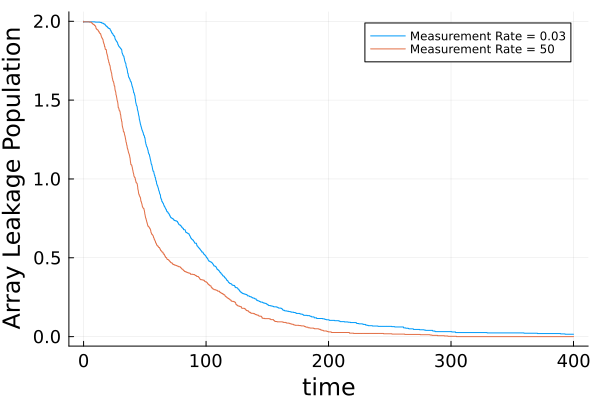

Write Julia code to recreate this figure.
using JLD2
using Plots

function make_plot()
    path = @__DIR__
    plotinfo = load(joinpath(dirname(path), "data.jld2"), "plotinfo")
    pl = plot(dpi = 300,
    xlabel = "time", 
    ylabel = "Array Leakage Population", 
    # ylims = (10^-5, 1)
    )
    Plots.scalefontsizes(1.5)
    for line in values(plotinfo.lines)
        gamma = parse(Float64, line.tag[8:end])
        if gamma != 0 && gamma != 0.1
            if gamma != 0.03
                gamma = Int(floor(gamma))
            end
            plot!(pl, line.x, line.y, label = "Measurement Rate = " * string(gamma))
        end
    end
    savefig(pl, joinpath(path, "paper_plot.png"))
    savefig(pl, joinpath(path, "paper_plot.svg"))
    Plots.scalefontsizes()
    return pl
end

make_plot()
